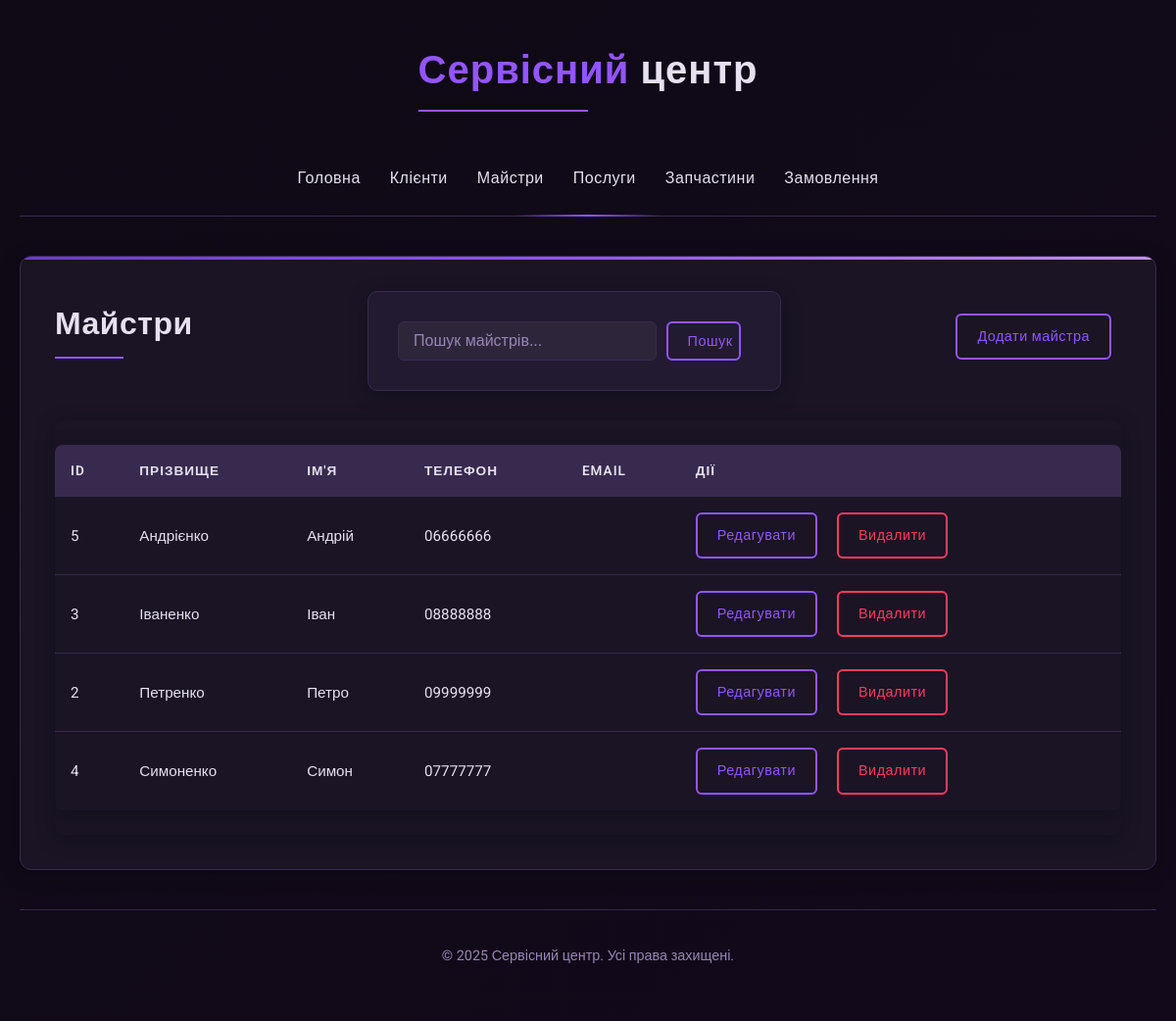
The page /Service-Center/masters/index.php on the database its author committed.
### tables this page shows
CREATE TABLE `masters` (
  `master_id` int(11) NOT NULL,
  `first_name` varchar(100) NOT NULL,
  `last_name` varchar(100) NOT NULL,
  `phone_number` varchar(20) NOT NULL,
  `email` varchar(100) DEFAULT NULL
);

### Service-Center/masters/index.php (the view, shortened to what this page needs)
<?php
include_once '../config.php';
include_once '../includes/header.php';
$search = isset($_GET['search']) ? $_GET['search'] : '';
$where = '';
$params = [];
$sql = "SELECT * FROM masters" . $where . " ORDER BY last_name, first_name";
$stmt = $pdo->prepare($sql);
$stmt->execute($params);
$masters = $stmt->fetchAll();
?>
    <div class="actions-bar">
        <h1>Майстри</h1>
        <div>
            <form action="" method="get" class="search-form">
                <input type="text" name="search" placeholder="Пошук майстрів..." value="<?php echo htmlspecialchars($search); ?>">
                <button type="submit" class="btn">Пошук</button>
            </form>
        </div>
        <div>
            <a href="add.php" class="btn">Додати майстра</a>
        </div>
    </div>
<?php if (empty($masters)): ?>
    <p>Майстрів не знайдено</p>
<?php else: ?>
    <div class="table-responsive">
        <table>
            <thead>
            <tr>
                <th>ID</th>
                <th>Прізвище</th>
                <th>Ім'я</th>
                <th>Телефон</th>
                <th>Email</th>
                <th>Дії</th>
            </tr>
            </thead>
            <tbody>
            <?php foreach ($masters as $master): ?>
                <tr>
                    <td><?php echo $master['master_id']; ?></td>
                    <td><?php echo htmlspecialchars($master['last_name']); ?></td>
                    <td><?php echo htmlspecialchars($master['first_name']); ?></td>
                    <td><?php echo htmlspecialchars($master['phone_number']); ?></td>
                    <td><?php echo htmlspecialchars($master['email'] ?? ''); ?></td>
                    <td class="action-buttons">
                        <a href="edit.php?id=<?php echo $master['master_id']; ?>" class="btn">Редагувати</a>
                        <a href="delete.php?id=<?php echo $master['master_id']; ?>" class="btn btn-danger delete-btn">Видалити</a>
                    </td>
                </tr>
            <?php endforeach; ?>
            </tbody>
        </table>
    </div>
<?php endif; ?>
<?php include_once '../includes/footer.php'; ?>

### Service-Center/css/style.css (style rules this page uses)
:root { --primary-bg: #0f0a16; --secondary-bg: #1a1425; --card-bg: #221a30; --text-color: #e6e0f0; --text-muted: #9985b5; --accent-color: #9355ff; --accent-color2: #6a3bce; --accent-color3: #c28eff; --border-color: #382a4e; --error-color: #ff3a5e; --success-color: #4cd076; --table-hover: #2a1e3a; --table-border: #382a4e; --box-shadow: 0 4px 20px rgba(0, 0, 0, 0.25); --highlight-shadow: 0 0 10px rgba(147, 85, 255, 0.3); }
* { margin: 0; padding: 0; box-sizing: border-box; transition: all 0.3s ease; }
body { font-family: 'Roboto', sans-serif; background: linear-gradient(140deg, var(--primary-bg), #12091a); color: var(--text-color); line-height: 1.6; min-height: 100vh; font-size: 16px; }
h1, h2, h3 { color: var(--text-color); margin-bottom: 25px; font-weight: 600; letter-spacing: 0.5px; }
h1 { font-size: 2rem; position: relative; display: inline-block; padding-bottom: 10px; }
h1:after { content: ''; position: absolute; bottom: 0; left: 0; width: 50%; height: 2px; background: var(--accent-color); }
table { width: 100%; border-collapse: separate; border-spacing: 0; margin: 25px 0; background-color: var(--secondary-bg); border-radius: 8px; overflow: hidden; box-shadow: var(--box-shadow); }
th { background-color: var(--border-color); color: var(--text-color); font-weight: 600; text-align: left; padding: 16px; text-transform: uppercase; font-size: 0.85rem; letter-spacing: 1px; }
td { padding: 16px; border-bottom: 1px solid var(--border-color); font-size: 0.95rem; }
tr:last-child td { border-bottom: none; }
tbody tr { transition: all 0.3s ease; }
.btn { display: inline-block; padding: 10px 20px; background-color: transparent; border: 2px solid var(--accent-color); color: var(--accent-color); border-radius: 6px; cursor: pointer; text-decoration: none; font-size: 0.9rem; font-weight: 500; transition: all 0.3s ease; margin-right: 10px; letter-spacing: 0.5px; position: relative; overflow: hidden; z-index: 1; }
.btn-danger { border-color: var(--error-color); color: var(--error-color); }
.action-buttons { display: flex; gap: 10px; }
form { max-width: 700px; margin: 0 auto; padding: 30px; background: var(--card-bg); border-radius: 10px; box-shadow: var(--box-shadow); border: 1px solid var(--border-color); }
input[type="text"], input[type="email"], input[type="tel"], input[type="number"], input[type="password"], input[type="search"], textarea, select { width: 100%; padding: 12px 15px; border: 1px solid var(--border-color); border-radius: 6px; background-color: rgba(255, 255, 255, 0.05); color: var(--text-color); font-size: 1rem; transition: all 0.3s ease; }
input::placeholder, textarea::placeholder { color: var(--text-muted); }
.actions-bar { display: flex; justify-content: space-between; align-items: center; margin-bottom: 30px; flex-wrap: wrap; gap: 20px; }
.search-form { display: flex; gap: 10px; }
.search-form input { min-width: 250px; border-radius: 6px; padding: 10px 15px; }
.table-responsive { overflow-x: auto; border-radius: 10px; box-shadow: var(--box-shadow); }

### rows shown on the page
masters: master_id "5", last_name "Андрієнко", first_name "Андрій", phone_number "06666666"
masters: master_id "3", last_name "Іваненко", first_name "Іван", phone_number "08888888"
masters: master_id "2", last_name "Петренко", first_name "Петро", phone_number "09999999"
masters: master_id "4", last_name "Симоненко", first_name "Симон", phone_number "07777777"
